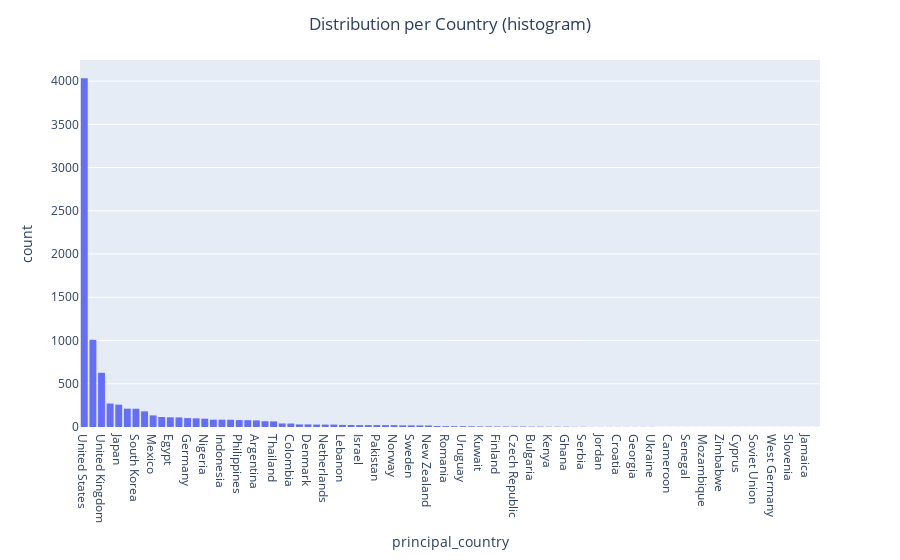

Notebook code cell kept with this figure:
### Code cell
histogram_per_country = px.histogram(df, x='principal_country')
histogram_per_country.update_xaxes(categoryorder='total descending')
histogram_per_country.update_layout(title_text="Distribution per Country (histogram)", title_x=0.5)
histogram_per_country.show()

### Figure 1 — Plotly figure (JSON) as saved in the notebook; plotly's stock layout.template omitted (floating-point values rounded to 4 significant figures; data arrays with more than 128 entries replaced by an {"elided": "..."} marker saying what was removed)
{"data": [{"alignmentgroup": "True", "bingroup": "x", "hovertemplate": "principal_country=%{x}<br>count=%{y}<extra></extra>", "legendgroup": "", "marker": {"color": "#636efa", "pattern": {"shape": ""}}, "name": "", "offsetgroup": "", "orientation": "v", "showlegend": false, "type": "histogram", "x": {"elided": "8794 str values"}, "xaxis": "x", "yaxis": "y"}], "layout": {"barmode": "relative", "legend": {"tracegroupgap": 0}, "margin": {"t": 60}, "title": {"text": "Distribution per Country (histogram)", "x": 0.5}, "xaxis": {"anchor": "y", "categoryorder": "total descending", "domain": [0, 1], "title": {"text": "principal_country"}}, "yaxis": {"anchor": "x", "domain": [0, 1], "title": {"text": "count"}}}}
